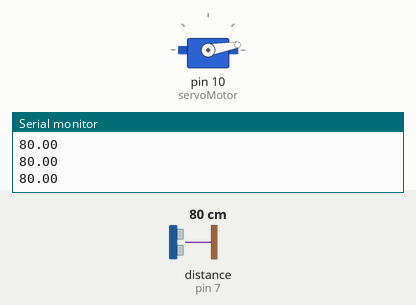
Simulated run of this sketch. Board: Arduino Uno, built with avr-gcc and run on an emulated ATmega328P. Shown: servo, the last lines printed to the serial monitor. The inputs (shaded band) are chosen by the test bench; at power-on: distance to the obstacle (sensor on pin 7) 80 cm.

Above: at 1.2 s.
1.3 s: distance to the obstacle (sensor on pin 7) set to 33 cm
2.8 s: distance to the obstacle (sensor on pin 7) set to 28 cm
At 3.4 s:
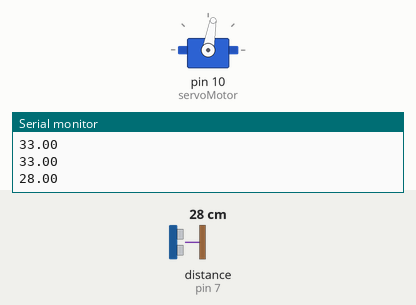
Timing chart, 0 to 5.8 s (numbered marks = the images above; inputs shaded):
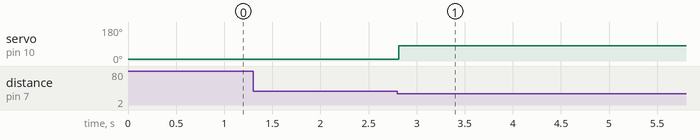

Measured:
- the behaviour switches between 30 and 29 cm on distance to the obstacle (sensor on pin 7) (found by bisection; images 0 and 1)
- after the input at 2.8 s, servo on pin 10 (servoMotor): 10° → 80° at once

The sketch:

PoubelleAuto.ino
```cpp
#include <Servo.h>
#include <HCSR04.h>
UltraSonicDistanceSensor distanceSensor(8, 7);
Servo servoMotor;

void setup() {

  Serial.begin(9600);
  servoMotor.attach(10);
}

void loop() {

  double distance = distanceSensor.measureDistanceCm();

  Serial.println(distance);

  if(distance < 30  && distance > 0){
    servoMotor.write(80);
    delay(5000);
  }else{

 servoMotor.write(10);

  }


}
```
